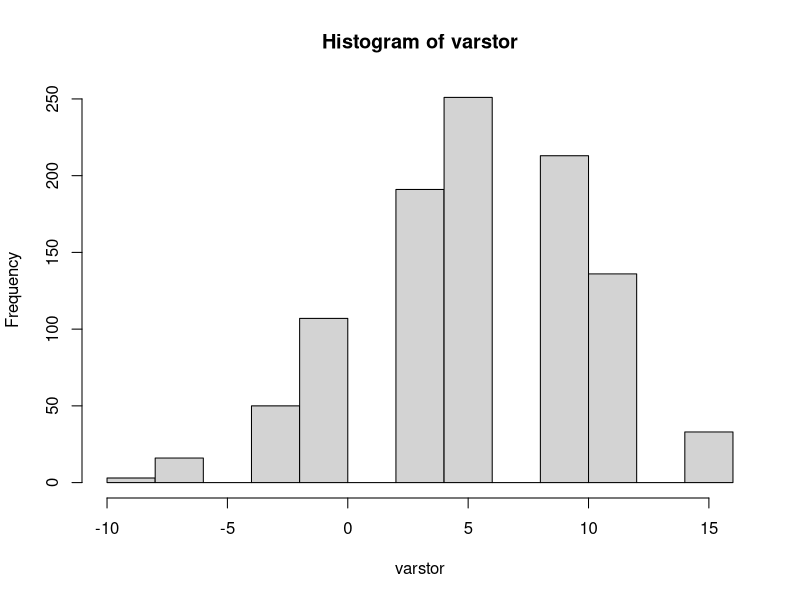

Here is the R script that generated this plot: (Note: this script raises an error after producing the figure.)
## ---- chunk 1
knitr::opts_chunk$set(echo = TRUE)
## ---- chunk 2
require(tidyverse)

## ---- chunk 3
days=1:365
count=15
repeatn=1000
varstor=numeric()
for (j in 1:repeatn){
brownlow = 0
for (i in 1:count) {
  sam=sample(days,size=34,replace = T)
  y=duplicated(sam)
  if (sum(y)>0) brownlow=brownlow+1
  else brownlow = brownlow - 2
}
varstor[j]=brownlow
}
hist(varstor)
var(varstor) 
print(paste('average return = ', mean(varstor)))

sort(Varstor)



